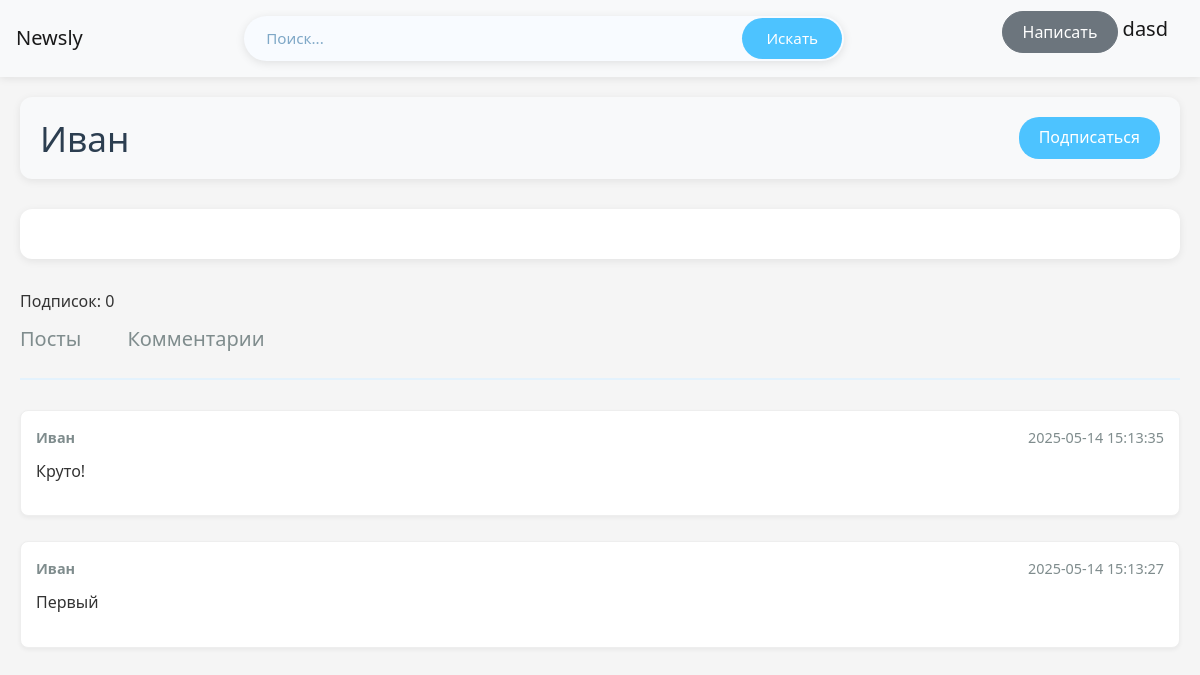
The page /user_profile/2/comments (signed in) on the database its author committed.
### data/users.py (models this page shows, shortened)
class User(SqlAlchemyBase, UserMixin):
    __tablename__ = 'users'
    id = sqlalchemy.Column(sqlalchemy.Integer,
                           primary_key=True, autoincrement=True)
    name = sqlalchemy.Column(sqlalchemy.String, nullable=True)
    about = sqlalchemy.Column(sqlalchemy.String, nullable=True)
    email = sqlalchemy.Column(sqlalchemy.String,
                              index=True, unique=True, nullable=True)
    hashed_password = sqlalchemy.Column(sqlalchemy.String, nullable=True)
    created_date = sqlalchemy.Column(sqlalchemy.DateTime,
                                     default=datetime.datetime.now)
    liked = orm.relationship('Like', foreign_keys='Like.user_id', backref='user', lazy='dynamic')
    followed = orm.relationship(
        'User',
        secondary=subscriptions,
        primaryjoin=(subscriptions.c.follower_id == id),
        secondaryjoin=(subscriptions.c.followed_id == id),
        backref=orm.backref('followers', lazy='dynamic'),
        lazy='dynamic'
    )
    def is_following(self, user):
        if user is None:
            return False
        return self.followed.filter(
            subscriptions.c.followed_id == user.id
        ).count() > 0

### data/comment.py (models this page shows)
class Comment(SqlAlchemyBase):
    __tablename__ = 'messages'
    id = sqlalchemy.Column(sqlalchemy.Integer,
                           primary_key=True, autoincrement=True)
    text = sqlalchemy.Column(sqlalchemy.String, nullable=True)
    timestamp = sqlalchemy.Column(sqlalchemy.DateTime,
                                     default=datetime.datetime.now)
    user_id = sqlalchemy.Column(sqlalchemy.Integer,
                                sqlalchemy.ForeignKey("users.id"))
    news_id = sqlalchemy.Column(sqlalchemy.Integer,
                               sqlalchemy.ForeignKey("news.id"))
    user = orm.relationship('User')
    new = orm.relationship('News')

### main.py (the view)
@app.route('/user_profile/<int:id>/comments')
def user_profile_comments(id):
    db_sess = db_session.create_session()
    user = db_sess.query(User).get(id)
    db = get_db()
    messages = db.execute("""
        SELECT m.id, m.text, m.timestamp, m.reply_to, m.user_id,
               u.name,
               (SELECT r.reaction_type FROM reactions r WHERE r.message_id = m.id AND r.user_id = ?) as user_reaction
        FROM messages m
        JOIN users u ON m.user_id = u.id
        WHERE m.user_id = ?
        ORDER BY m.timestamp DESC
    """, (id, id)).fetchall()
    return render_template('user_comments.html', user=user, comments=messages)

### data/db_session.py (called while the page is built)
def create_session() -> Session:
    global __factory
    return __factory()

### main.py (called while the page is built)
@login_manager.user_loader
def load_user(user_id):
    db_sess = db_session.create_session()
    return db_sess.query(User).get(user_id)

def get_db():
    db = sqlite3.connect(DATABASE)
    db.row_factory = sqlite3.Row
    return db

### templates/user_comments.html (shortened to what this page needs)
{% extends "base.html" %}
{% block content %}
<div class="user-head">
    <h1>{{ user.name }}</h1>
    {% if current_user.is_authenticated and user != current_user %}
        {% if not current_user.is_following(user) %}
            <a href="{{ url_for('subscribe', user_id=user.id) }}">Подписаться</a>
        {% else %}
            <a href="{{ url_for('unsubscribe', user_id=user.id) }}">Отписаться</a>
        {% endif %}
    {% endif %}
</div>
<div class="info-card">
</div>
Подписок: {{  user.followers.count() }}
<div class="subsite-tabs">
    <a class="navbar-brand" href="/user_profile/{{ user.id }}">Посты</a>
    <a class="navbar-brand" href="/user_profile/{{ user.id }}/comments">Комментарии</a>
</div>
{% for message in comments %}
    <div class="message">
        <div class="message-header">
            <span><strong>{{ message['name'] }}</strong></span>
            <span>{{ message['timestamp'] }}</span>
        </div>
        <div>
            <p>{{ message['text'] }}</p>
        </div>
    </div>
{% endfor %}
{% endblock %}

### templates/base.html (shortened to what this page needs)
<!doctype html>
<html lang="en">
<head>
    <link rel="stylesheet"
          href="https://stackpath.bootstrapcdn.com/bootstrap/4.4.1/css/bootstrap.min.css"
>
    <link rel="stylesheet" href="{{ url_for('static', filename='css/style.css') }}">
</head>
<body>
<header>
    <nav class="navbar navbar-light bg-light">
        <a class="navbar-brand" href="/news_log">Newsly</a>
        <form action="{{ url_for('discovery') }}" method="GET">
            <input type="text" name="query" placeholder="Поиск...">
            <button type="submit">Искать</button>
        </form>
        {% if current_user.is_authenticated %}
            <p>
                <a class="btn btn-secondary" href="/news">Написать</a>
                <a class="navbar-brand" href="/user_profile/{{ current_user.id }}">{{ current_user.name }}</a>
            </p>
        {% else %}
            <p>
                <a class="btn btn-primary " href="/register">Зарегистрироваться</a>
                <a class="btn btn-success" href="/login">Войти</a>
            </p>
        {% endif %}
    </nav>
</header>
<main role="main" class="container">
    {% block content %}{% endblock %}
</main>
</body>
</html>

### static/css/style.css (style rules this page uses)
:root { --primary-color: #4285f4; --secondary-color: #34a853; --accent-color: #ea4335; --light-color: #f8f9fa; --dark-color: #343a40; --gray-color: #6c757d; --light-gray: #e9ecef; --border-radius: 8px; --box-shadow: 0 2px 10px rgba(0, 0, 0, 0.1); --transition: all 0.3s ease; }
* { margin: 0; padding: 0; box-sizing: border-box; }
body { font-family: 'Segoe UI', Tahoma, Geneva, Verdana, sans-serif; line-height: 1.6; color: #333; background-color: #f5f5f5; min-height: 100vh; display: flex; flex-direction: column; }
a { text-decoration: none; color: var(--primary-color); transition: var(--transition); }
.container { width: 100%; max-width: 1200px; margin: 0 auto; padding: 20px; }
.navbar { background-color: #e3f2fd; padding: 0.5rem 1rem; box-shadow: 0 2px 8px rgba(0,0,0,0.08); }
.navbar form { display: flex; align-items: center; flex-grow: 1; max-width: 600px; margin: 0 2rem; background: #f8fbff; border-radius: 28px; padding: 2px; transition: all 0.3s ease; }
.navbar input[type="text"] { border: none; background: transparent; padding: 8px 20px; flex-grow: 1; font-size: 0.95rem; outline: none; }
.navbar input[type="text"]::placeholder { color: #7fa8c7; }
.navbar button[type="submit"] { background: #4dc3ff; border: none; color: white; padding: 8px 24px; border-radius: 24px; cursor: pointer; transition: all 0.3s ease; display: flex; align-items: center; font-size: 0.95rem; }
.navbar .btn { margin-left: 12px; border-radius: 24px; padding: 8px 20px; transition: transform 0.2s ease; }
main { flex: 1; padding: 20px 0; }
h1, h2, h3 { margin-bottom: 20px; color: var(--dark-color); }
h1 { font-size: 2rem; }
form { max-width: 600px; margin: 0 auto; background-color: white; padding: 25px; border-radius: var(--border-radius); box-shadow: var(--box-shadow); }
.user-head { display: flex; justify-content: space-between; align-items: center; margin-bottom: 20px; }
.info-card { background-color: white; padding: 20px; border-radius: var(--border-radius); box-shadow: var(--box-shadow); margin-bottom: 20px; }
.subsite-tabs { display: flex; gap: 20px; margin-bottom: 20px; padding-bottom: 10px; border-bottom: 1px solid var(--light-gray); }
.subsite-tabs a { padding: 5px 0; position: relative; }
.subsite-tabs a::after { content: ''; position: absolute; bottom: -11px; left: 0; width: 100%; height: 2px; background-color: var(--primary-color); transform: scaleX(0); transition: var(--transition); }
h1 { font-size: 2.5rem; margin-bottom: 1.5rem; color: #2c3e50; }
form { margin: 30px 0; padding: 20px; background-color: #f8f9fa; border-radius: 8px; }
button[type="submit"] { background-color: #27ae60; color: white; padding: 10px 25px; border: none; border-radius: 5px; cursor: pointer; transition: background-color 0.3s; }
.message { margin-bottom: 25px; padding: 15px; background-color: #fff; border: 1px solid #eee; border-radius: 8px; box-shadow: 0 2px 4px rgba(0,0,0,0.05); }
.message-header { display: flex; justify-content: space-between; margin-bottom: 10px; color: #7f8c8d; font-size: 0.9em; }
.user-head { display: flex; align-items: center; gap: 20px; margin-bottom: 30px; padding: 20px; background: #f8f9fa; border-radius: 12px; box-shadow: 0 2px 8px rgba(0,0,0,0.08); }
.user-head h1 { margin: 0; font-size: 2.2rem; color: #2c3e50; }
.user-head a { padding: 8px 20px; border-radius: 20px; text-decoration: none; transition: all 0.3s; }
.user-head a[href*="subscribe"] { background: #4dc3ff; color: white; }
.info-card { padding: 20px; margin-bottom: 30px; background: white; border-radius: 12px; box-shadow: 0 2px 8px rgba(0,0,0,0.08); }
.subsite-tabs { display: flex; gap: 30px; margin-bottom: 30px; padding-bottom: 15px; border-bottom: 2px solid #e3f2fd; }
.subsite-tabs a { text-decoration: none; color: #7f8c8d; padding: 8px 0; position: relative; transition: color 0.3s; }
.subsite-tabs a::after { content: ''; position: absolute; bottom: -15px; left: 0; width: 0; height: 2px; background: #4dc3ff; transition: width 0.3s; }

### rows shown on the page
User: name "dasd"
User: name "Иван"
Comment: name "Иван", timestamp "2025-05-14 15:13:35", text "Круто!"
Comment: name "Иван", timestamp "2025-05-14 15:13:27", text "Первый"

### other values the page prints
{{ user.followers.count() }} "0"
